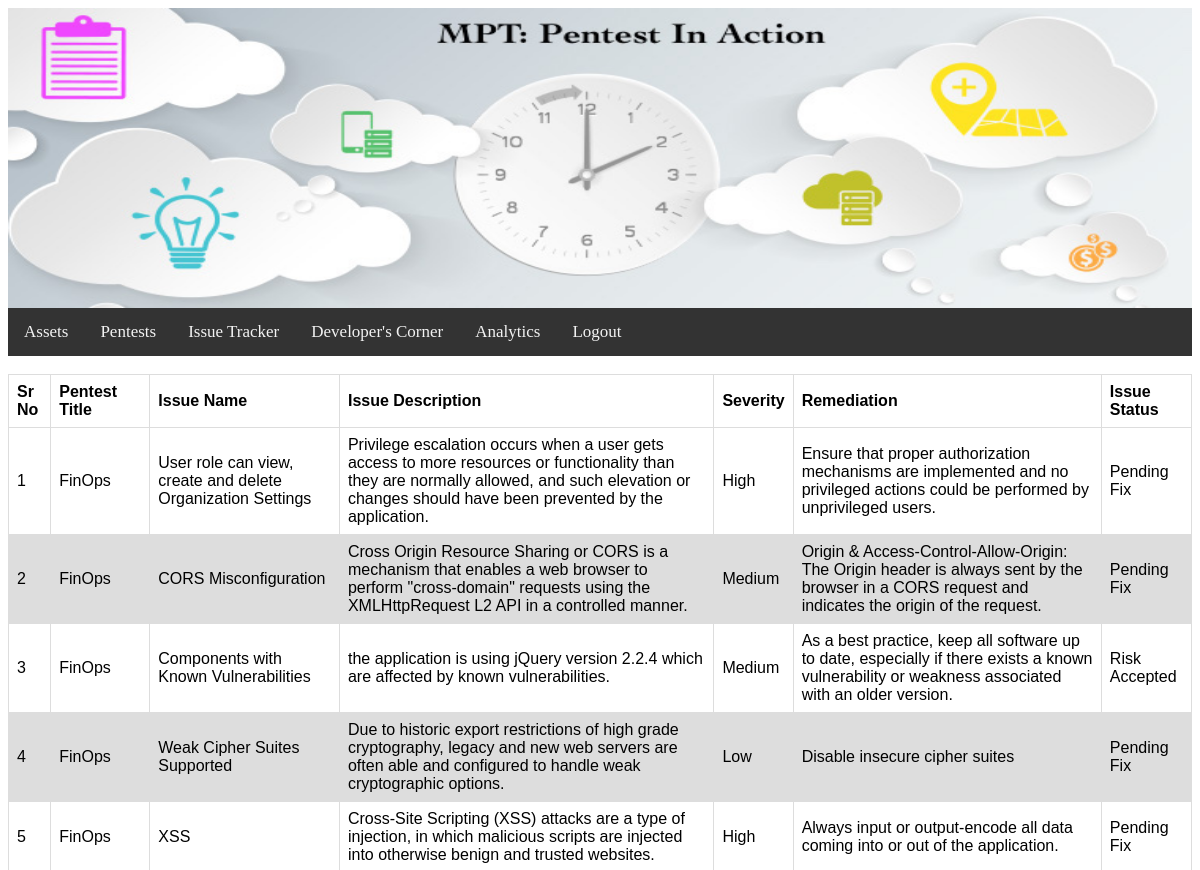
/devloper.php (signed in, upper part), run on an earlier commit of the app's database.
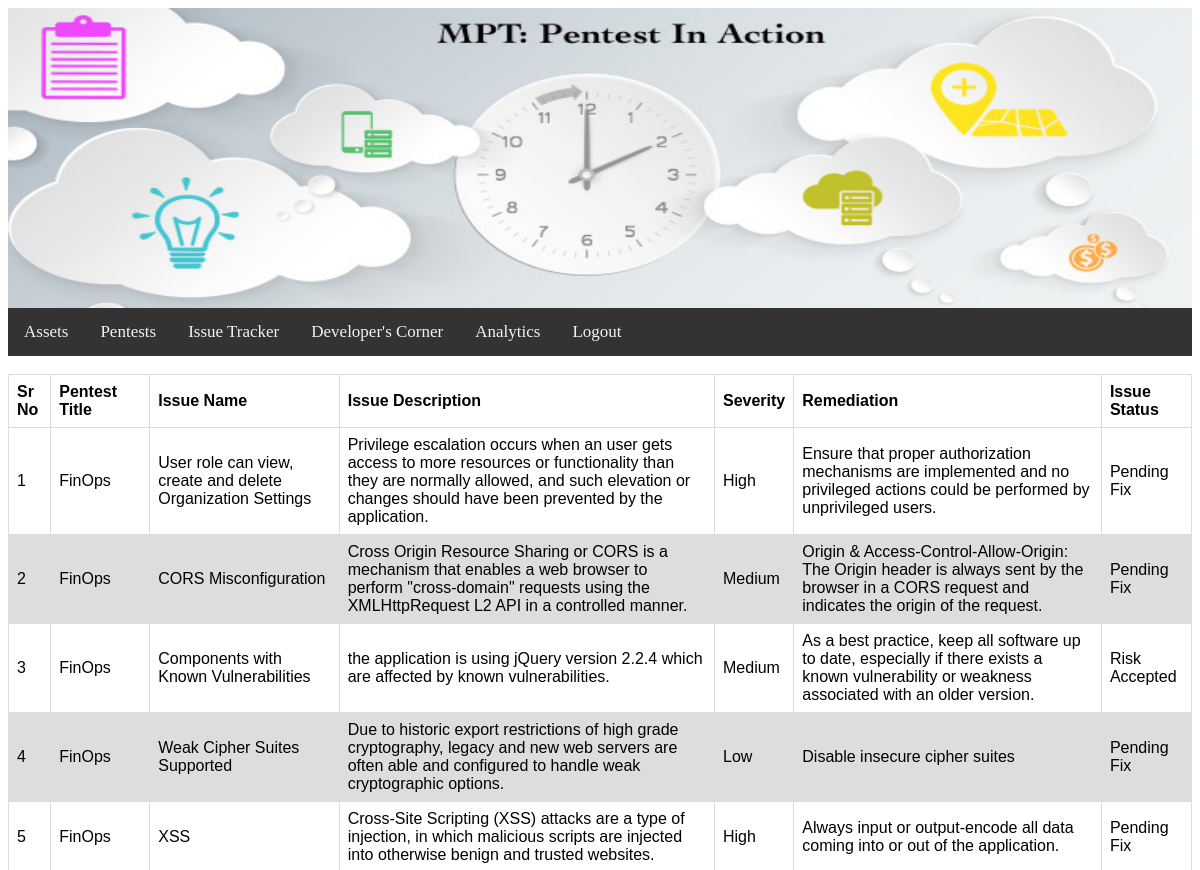
And on a later commit of the database.
### tables this page shows
CREATE TABLE `issuedetails` (
  `id` int(11) NOT NULL,
  `assetname` text NOT NULL,
  `issuename` text NOT NULL,
  `description` text NOT NULL,
  `sev` text NOT NULL,
  `remediation` text NOT NULL,
  `status` text NOT NULL DEFAULT 'Pending Fix'
);

### devloper.php (the view, shortened to what this page needs)
<?php
   include('config.php');
 ?>
<html>
   <head>
   <img src="header.jpg" style="width:100%;height:300px;">
   </head>
   </head>
   <body>
     <div class="navbar">
  <a href="assets.php">Assets</a>
   <a href="pentest.php">Pentests</a>
  <a href="tracker.php">Issue Tracker</a>
  <a href="devloper.php">Developer's Corner</a>
   <a href="analytics.php">Analytics</a>
   <a href="logout.php">Logout</a>
   </div> <br/>
 <table id="data_table" class="table table-striped">
  <thead>
  <tr>
   <th>Sr No</th>
    <th>Pentest Title</th>
    <th>Issue Name</th>
     <th>Issue Description</th>
    <th>Severity</th>
    <th>Remediation</th>
    <th>Issue Status</th>
 </tr>
</thead>
<tbody>
<?php
$query = "select * from issuedetails";
$prepared = $db->prepare($query);
$prepared->execute();
$result = $prepared->get_result();
  if ($result->num_rows > 0){
   $sn=1;
   while($data = $result->fetch_assoc())
   { ?>
  <tr>
    <td><?php echo $data['id']; ?></td>
    <td><?php echo $data['assetname']; ?></td>
   <td><?php echo $data['issuename']; ?></td>
    <td><?php echo $data['description']; ?></td>
     <td><?php echo $data['sev']; ?></td>
     <td><?php echo $data['remediation']; ?></td>
      <td><?php echo $data['status']; ?></td>
      </tr>
      <?php
      $sn++;}
   } else {
      ?>
  <tr>
     <td colspan="8">No data found</td>
    </tr>
 <?php } ?>
 </tbody>
</table>
    </body>
</html>

### devloper.php (style rules this page uses)
.navbar a { float: left; display: block; color: #f2f2f2; text-align: center; padding: 14px 16px; text-decoration: none; font-size: 17px; }
.navbar { overflow: hidden; background-color: #333; top: 0; width: 100%; }
table { font-family: arial, sans-serif; border-collapse: collapse; width: 100%; }
td, th { border: 1px solid #dddddd; text-align: left; padding: 8px; }
tr:nth-child(even) { background-color: #dddddd; }

What changed in the data, as far as the page shows it:
changed issuedetails "User role can view, create and delete Organization Settings": description "Privilege escalation occurs when a user gets access to…" → "Privilege escalation occurs when an user gets access to…"
